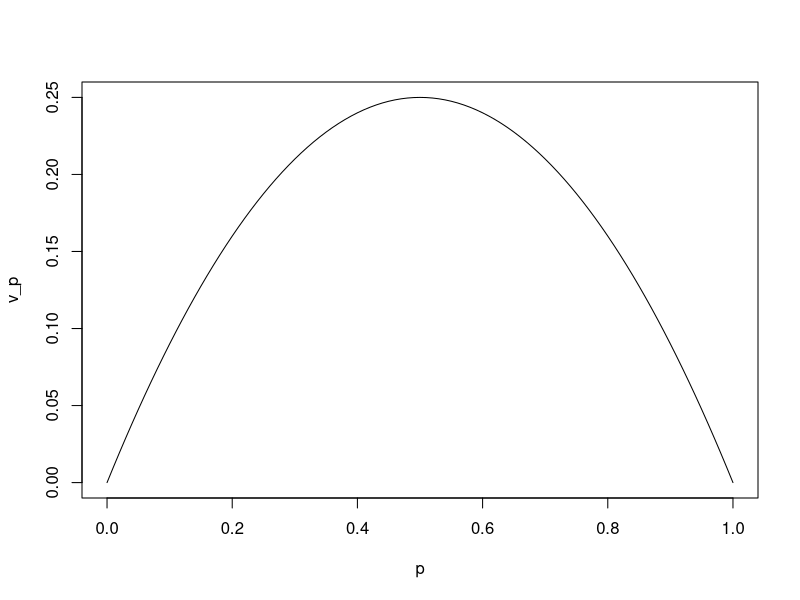

This chart was generated by the following R code:
## ---- chunk 1
#| label: bernoulli_variance
#| eval: true
#| echo: true

p <- seq(0, 1, 0.01)
v_p <- p * (1 - p)
plot(x = p, y = v_p, type = "l")
